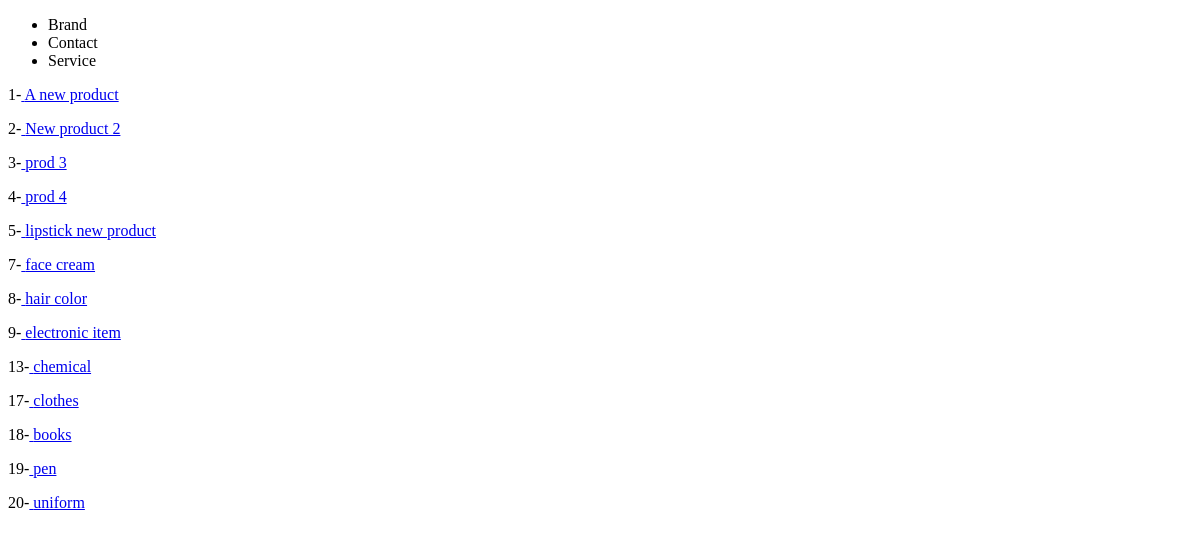
Before: /products/ with the older database file.
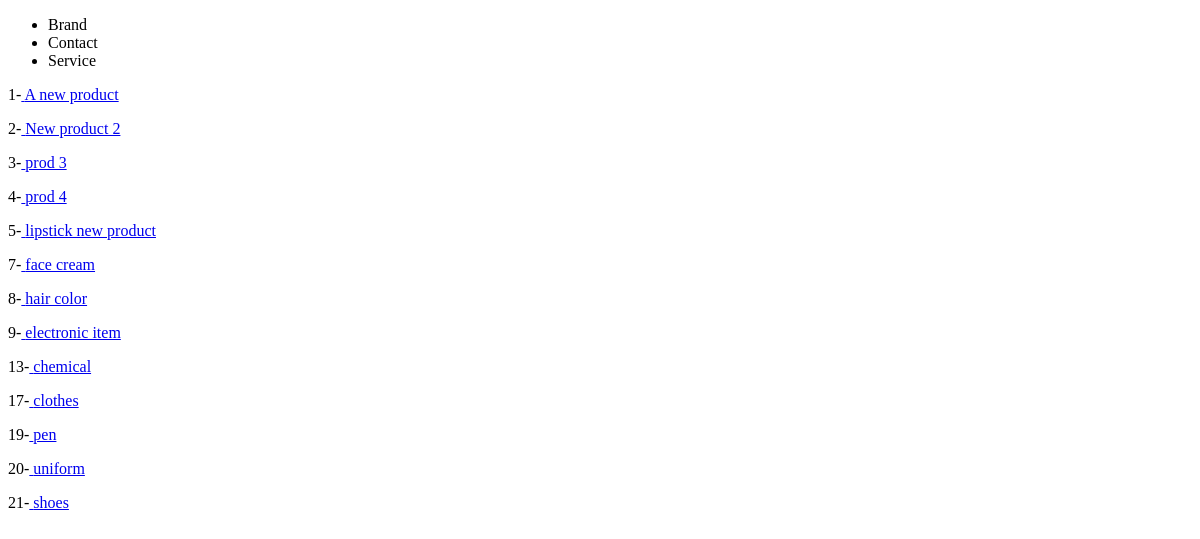
After: the same page with the newer database file.
### products/models.py (models this page shows)
class Product(models.Model):
    title = models.CharField(max_length=120)
    description = models.TextField(blank=True,null=True)
    price = models.IntegerField()
    summary=models.TextField(blank=False,null=False)
    featured= models.BooleanField(default=False)

### products/views.py (the view)
# urls.py: path('',views.product_list, name='product-list'),
def product_list(request):
    queryset = Product.objects.all()
    context = {
        "object_list": queryset
    }
    return render(request,"products/product_list.html",context)

### products/templates/products/product_list.html (shortened to what this page needs)
{% extends 'base.html' %}
{% block content %}
{% for instance in object_list %}
    <p>{{ instance.id }}-<a href='/products/{{ instance.id }}/' > {{ instance.title }} </a> </p>
{% endfor %}
{% endblock %}

Changed rows visible on the page:
removed Product: id "18", title "books"
added Product: id "21", title "shoes"
